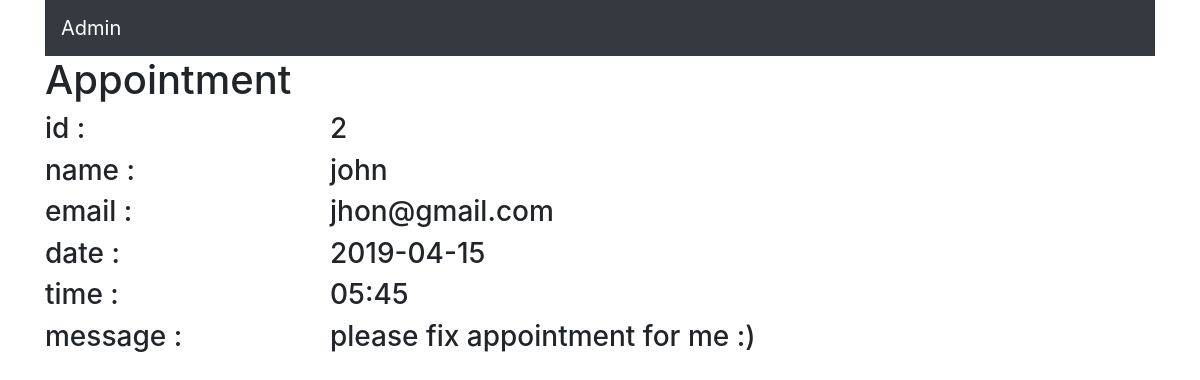
The page /admin/view_appointment.php?id=2 on the database its author committed.
### tables this page shows
CREATE TABLE `appointment` (
  `id` int(11) NOT NULL,
  `name` varchar(100) NOT NULL,
  `email` varchar(200) NOT NULL,
  `date` varchar(100) NOT NULL,
  `time` varchar(100) NOT NULL,
  `message` varchar(2000) NOT NULL,
  `salon_id` int(11) NOT NULL
);

### admin/view_appointment.php (the view, shortened to what this page needs)
<?php
  require('php/connect.php');
?>
<html>
<head>
  <link rel="stylesheet" type="text/css" href="css/bootstrap.min.css" ></link>
</head>
<body>
  <div class="container" >
  <?php
  include 'includes/nav.php';
  $id = $_GET['id'];
  $query = "SELECT * FROM appointment where id=$id";
  $result = mysqli_query($conn, $query);
  if($result){
    $row = mysqli_fetch_array($result);
    echo '
    <h1>Appointment</h1>
    <div class="row">
        <div class="col-3" >
        <h3>id : </h3>
        <h3>name : </h3>
        <h3>email : </h3>
        <h3>date : </h3>
        <h3>time : </h3>
        <h3>message : </h3>
        </div>
        <div class="col-9" >
        <h3> '.$row[0].' </h3>
        <h3> '.$row[1].' </h3>
        <h3> '.$row[2].' </h3>
        <h3> '.$row[3].' </h3>
        <h3> '.$row[4].' </h3>
        <h3> '.$row[5].' </h3>
        </div>
    </div>
    ';
  }
  else{
    echo "unable to retrive employee details!";
  }
  ?>
  </div>
</body>
<html>

### rows shown on the page
appointment: id "2", name "john", email "jhon@gmail.com", date "2019-04-15", time "05:45", message "please fix appointment for me :)"
